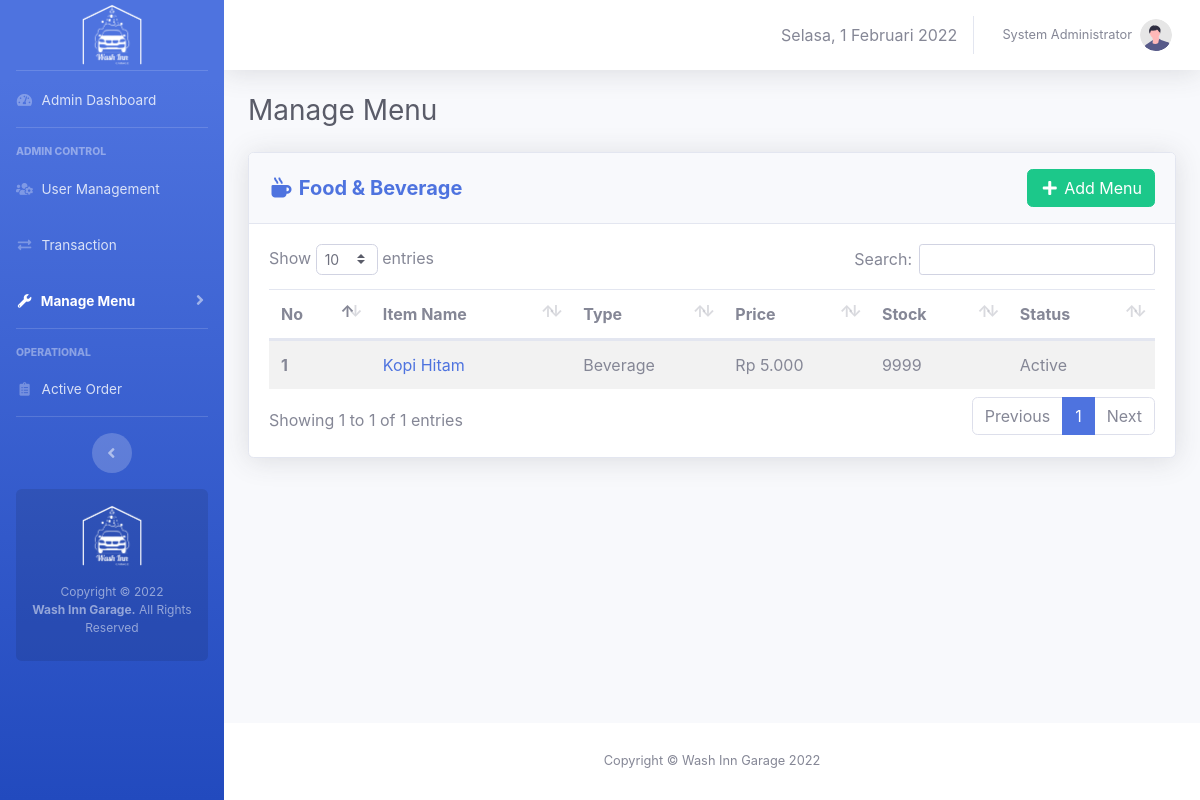
The app's page /admin/fnb-menu.php (signed in), older data.
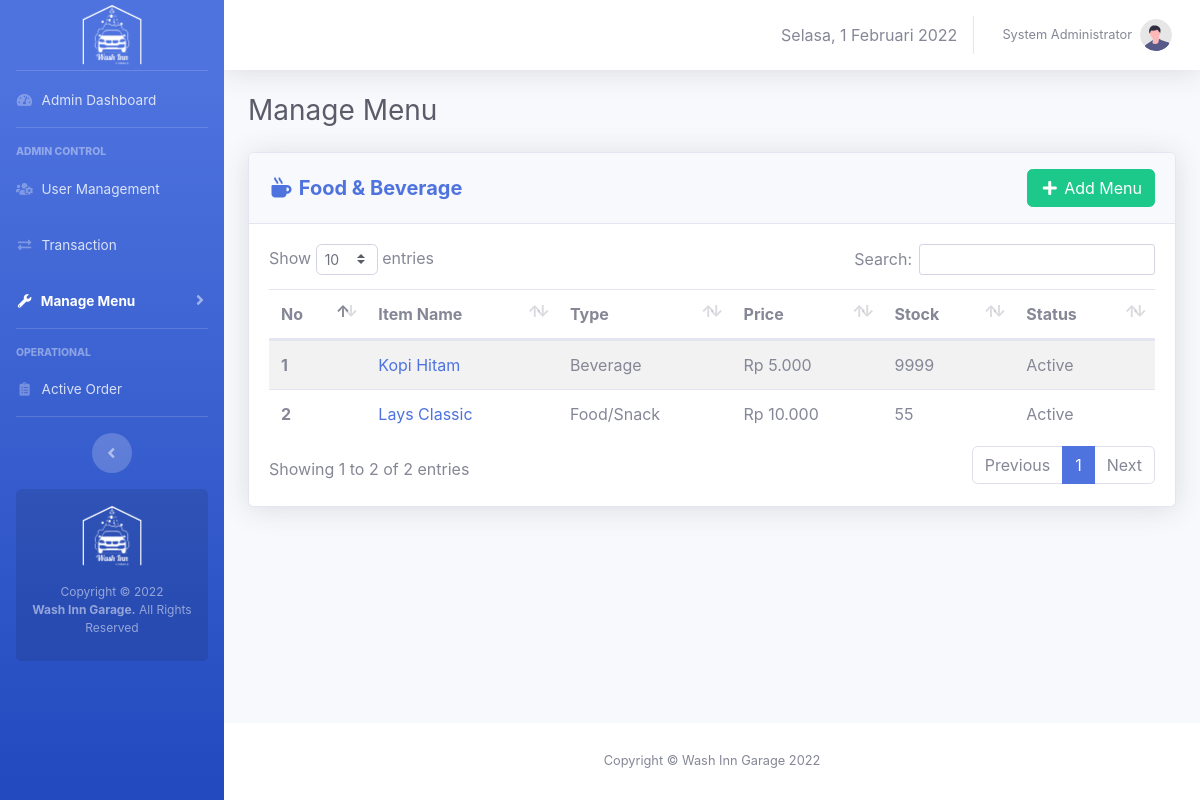
The same page, newer data.
### tables this page shows
CREATE TABLE `menus` (
  `id` int(10) NOT NULL,
  `type` enum('service','merchandise','food','beverage') NOT NULL,
  `category` enum('Car','Motorcycle') DEFAULT NULL,
  `name` varchar(50) NOT NULL,
  `price` int(20) NOT NULL,
  `image` varchar(100) DEFAULT 'no-thumbnail.jpg',
  `description` varchar(1000) DEFAULT NULL,
  `stock` int(10) DEFAULT NULL,
  `poin` int(11) NOT NULL,
  `status` enum('active','inactive','out of stock') NOT NULL
);

### core/init.php (called while the page is built, shortened)
<?php
if (!empty($_SERVER['HTTPS']) && ('on' == $_SERVER['HTTPS'])) {
  $home = 'https://';
} else {
  $home = 'http://';
}
$home   .= $_SERVER['HTTP_HOST'] . '/washinngarage';
$assets  = $home . '/assets';

### admin/fnb-menu.php (the view, shortened to what this page needs)
<?php
require_once 'admin-only.php';
$i = 1;
$query_getFnB = "SELECT * FROM menus WHERE type = 'food' OR type = 'beverage'";
$execute_getFnB = mysqli_query($link, $query_getFnB);
?>
<!DOCTYPE html>
<html>
<head>
  <link rel="stylesheet" type="text/css" href="<?= $assets ?>/css/sb-admin-2.min.css">
  <link href="<?= $assets ?>/vendor/fontawesome-free/css/all.min.css" rel="stylesheet" type="text/css">
  <link href="<?= $assets ?>/vendor/datatables/dataTables.bootstrap4.min.css" rel="stylesheet">
</head>
<body class="page-top">
  <div id="wrapper">
    <?php require_once 'view-template/sidebar.php'; ?>
    <div id="content-wrapper" class="d-flex flex-column">
      <div id="content">
        <?php require_once 'view-template/topbar.php'; ?>
        <div class="container-fluid">
          <div class="d-sm-flex align-items-center justify-content-between mb-4">
            <h1 class="h3 mb-0 text-gray-800">Manage Menu </h1>
          </div>
          <div class="row">
            <div class="col-xl-12 col-lg-12" id="panelUtama">
              <div class="card shadow mb-4">
                <div class="card-header py-3 d-flex flex-row align-items-center justify-content-between">
                  <h5 class="m-0 font-weight-bold text-primary"><i class="fas fa-mug-hot fa-fw"></i> Food & Beverage</h5>
                  <a data-toggle="modal" data-target="#addMenuModal" class="btn btn-success"><i class="fas fa-plus fa-fw"></i> Add Menu</a>
                </div>
                <div class="card-body">
                  <table class="table table-striped" id="services">
                    <thead>
                      <tr>
                        <th scope="col">No</th>
                        <th scope="col">Item Name</th>
                        <th scope="col">Type</th>
                        <th scope="col">Price</th>
                        <th scope="col">Stock</th>
                        <th scope="col">Status</th>
                      </tr>
                    </thead>
                    <tbody>
                      <?php while ($fnb = mysqli_fetch_assoc($execute_getFnB)) {
                        $status = ($fnb['status'] == 'active') ? 'Active' : 'Inactive';
                        if ($fnb['type'] == 'food') {
                          $type = 'Food/Snack';
                        } elseif ($fnb['type'] == 'beverage') {
                          $type = 'Beverage';
                        }
                        $price = 'Rp ' . number_format($fnb['price'], 0, ',', '.')
                      ?>
                        <tr onclick="openDetail('<?= $fnb['image'] . '\',\'' . $fnb['name'] . '\',\'' . $type . '\',\'' . $fnb['stock'] . '\',\'' . $price . '\',\'' . $status . '\',\'' . $fnb['description'] . '\',\'' . $fnb['id'] . '\',\'' . $fnb['price'] . '\',\'' . $fnb['poin'] ?>')">
                          <th scope="row"><?= $i ?></th>
                          <td><a href="#" class="text-decoration-none"><?= $fnb['name'] ?></a></td>
                          <td><?= $type ?></td>
                          <td><?= $price ?></td>
                          <td><?= $fnb['stock'] ?></td>
                          <td><?= $status ?></td>
                        </tr>
                      <?php $i++;
                      } ?>
                    </tbody>
                  </table>
                </div>
              </div>
            </div>
          </div>
        </div>
      </div>
      <?php require_once "view-template/footer.php" ?>
    </div>
  </div>
</body>
</html>

Row changes from the older to the newer data that the page shows:
added menus: name "Lays Classic", type "Food/Snack", price "Rp 10.000", stock "55", status "Active"
Text that changed along with them:
text written by a page script: "Show entries Search: Showing 1 to 1 of 1 entries Previous 1 Next" → "Show entries Search: Showing 1 to 2 of 2 entries Previous 1 Next"
